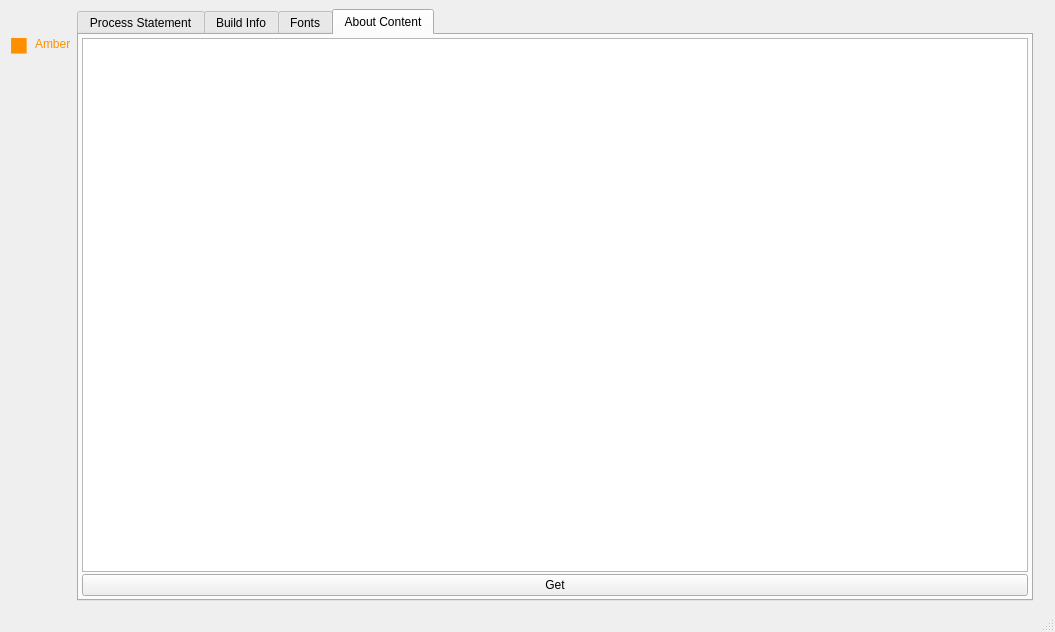
<?xml version="1.0" encoding="UTF-8"?>
<ui version="4.0">
 <class>DebugInterface</class>
 <widget class="QMainWindow" name="DebugInterface">
  <property name="geometry">
   <rect>
    <x>0</x>
    <y>0</y>
    <width>1055</width>
    <height>632</height>
   </rect>
  </property>
  <property name="windowTitle">
   <string>MainWindow</string>
  </property>
  <widget class="QWidget" name="centralwidget">
   <layout class="QHBoxLayout" name="horizontalLayout_2">
    <item>
     <layout class="QVBoxLayout" name="verticalLayout">
      <item>
       <widget class="QLabel" name="label">
        <property name="text">
         <string/>
        </property>
        <property name="pixmap">
         <pixmap resource="resources.qrc">:/pics/resources/pics/Beacon.png</pixmap>
        </property>
       </widget>
      </item>
      <item>
       <layout class="QHBoxLayout" name="horizontalLayout">
        <item>
         <widget class="QLabel" name="ColorLabel">
          <property name="sizePolicy">
           <sizepolicy hsizetype="Fixed" vsizetype="Fixed">
            <horstretch>0</horstretch>
            <verstretch>0</verstretch>
           </sizepolicy>
          </property>
          <property name="font">
           <font>
            <pointsize>18</pointsize>
            <italic>true</italic>
           </font>
          </property>
          <property name="statusTip">
           <string>#FE8F01</string>
          </property>
          <property name="whatsThis">
           <string>#FE8F01</string>
          </property>
          <property name="styleSheet">
           <string notr="true">color: rgb(254, 143, 1);</string>
          </property>
          <property name="text">
           <string>◼</string>
          </property>
         </widget>
        </item>
        <item>
         <widget class="QLabel" name="label_2">
          <property name="statusTip">
           <string>FE8F01</string>
          </property>
          <property name="whatsThis">
           <string>FE8F01</string>
          </property>
          <property name="styleSheet">
           <string notr="true">color: rgb(254, 143, 1);</string>
          </property>
          <property name="text">
           <string>Amber</string>
          </property>
         </widget>
        </item>
       </layout>
      </item>
      <item>
       <spacer name="verticalSpacer">
        <property name="orientation">
         <enum>Qt::Vertical</enum>
        </property>
        <property name="sizeHint" stdset="0">
         <size>
          <width>20</width>
          <height>40</height>
         </size>
        </property>
       </spacer>
      </item>
     </layout>
    </item>
    <item>
     <widget class="QTabWidget" name="tabWidget">
      <property name="currentIndex">
       <number>3</number>
      </property>
      <widget class="QWidget" name="ProcessInfo">
       <attribute name="title">
        <string>Process Statement</string>
       </attribute>
       <layout class="QGridLayout" name="gridLayout_3">
        <item row="0" column="0">
         <widget class="QTextBrowser" name="LibDisplay"/>
        </item>
       </layout>
      </widget>
      <widget class="QWidget" name="BuildInfo">
       <attribute name="title">
        <string>Build Info</string>
       </attribute>
       <layout class="QGridLayout" name="gridLayout">
        <item row="0" column="1">
         <widget class="QTextBrowser" name="BuildInfoDisplay"/>
        </item>
       </layout>
      </widget>
      <widget class="QWidget" name="Fonts">
       <attribute name="title">
        <string>Fonts</string>
       </attribute>
       <layout class="QGridLayout" name="gridLayout_2">
        <item row="0" column="0">
         <widget class="QTextBrowser" name="FontDisplay"/>
        </item>
       </layout>
      </widget>
      <widget class="QWidget" name="AboutContent">
       <attribute name="title">
        <string>About Content</string>
       </attribute>
       <layout class="QGridLayout" name="gridLayout_4">
        <property name="leftMargin">
         <number>3</number>
        </property>
        <property name="topMargin">
         <number>3</number>
        </property>
        <property name="rightMargin">
         <number>3</number>
        </property>
        <property name="bottomMargin">
         <number>3</number>
        </property>
        <property name="spacing">
         <number>2</number>
        </property>
        <item row="0" column="0">
         <widget class="QTextBrowser" name="AboutContentDisplay"/>
        </item>
        <item row="1" column="0">
         <widget class="QPushButton" name="GetAbout">
          <property name="text">
           <string>Get</string>
          </property>
         </widget>
        </item>
       </layout>
      </widget>
     </widget>
    </item>
    <item>
     <widget class="QLabel" name="label_3">
      <property name="text">
       <string/>
      </property>
      <property name="pixmap">
       <pixmap resource="resources.qrc">:/pics/resources/pics/Author.png</pixmap>
      </property>
     </widget>
    </item>
   </layout>
  </widget>
  <widget class="QStatusBar" name="statusbar">
   <property name="sizeGripEnabled">
    <bool>true</bool>
   </property>
  </widget>
 </widget>
 <resources>
  <include location="resources.qrc"/>
 </resources>
 <connections/>
</ui>
